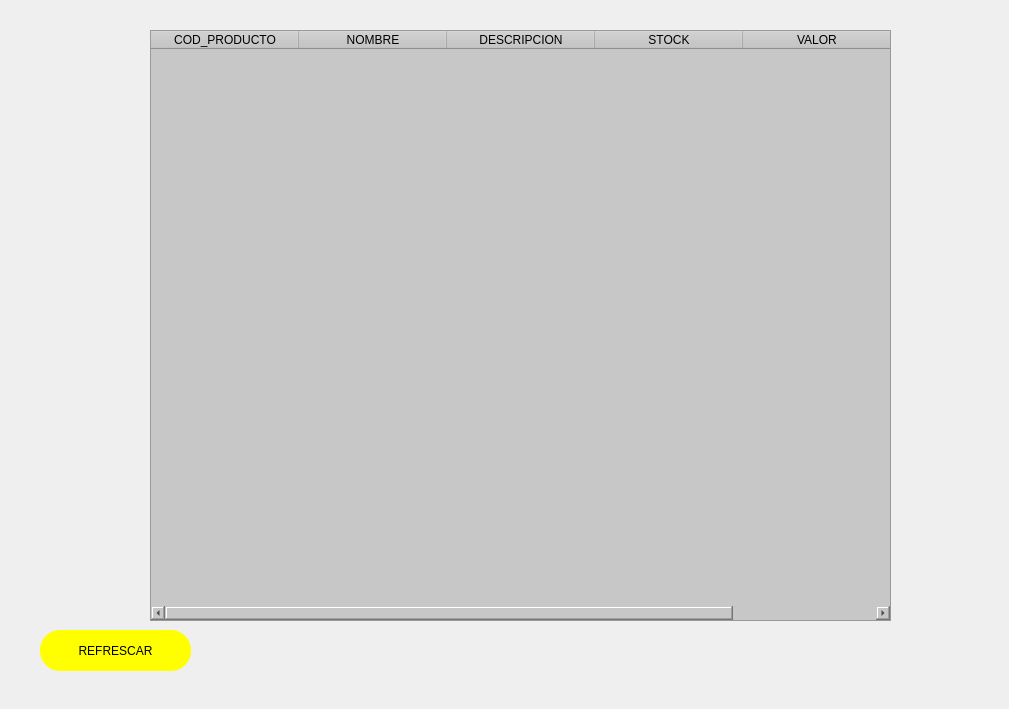
    <widget class="QWidget" name="tab_PRODUCTOS">
     <attribute name="title">
      <string>Productos</string>
     </attribute>
     <widget class="QLabel" name="label_2">
      <property name="geometry">
       <rect>
        <x>0</x>
        <y>-20</y>
        <width>1000</width>
        <height>700</height>
       </rect>
      </property>
      <property name="styleSheet">
       <string notr="true">background-image: url(C:/Users/User/Downloads/home.jpg);
background-repeat: no-repeat;
background-position: center center;
background-size: cover;</string>
      </property>
      <property name="text">
       <string/>
      </property>
      <property name="pixmap">
       <pixmap>../../Downloads/Downloads/principal.png</pixmap>
      </property>
      <property name="scaledContents">
       <bool>true</bool>
      </property>
     </widget>
     <widget class="QTableWidget" name="table_PRODUCTO">
      <property name="geometry">
       <rect>
        <x>150</x>
        <y>30</y>
        <width>741</width>
        <height>591</height>
       </rect>
      </property>
      <property name="font">
       <font>
        <weight>50</weight>
        <bold>false</bold>
       </font>
      </property>
      <property name="styleSheet">
       <string notr="true">background-color: rgb(199, 199, 199);</string>
      </property>
      <property name="dragEnabled">
       <bool>false</bool>
      </property>
      <property name="sortingEnabled">
       <bool>false</bool>
      </property>
      <attribute name="horizontalHeaderCascadingSectionResizes">
       <bool>false</bool>
      </attribute>
      <attribute name="horizontalHeaderDefaultSectionSize">
       <number>148</number>
      </attribute>
      <column>
       <property name="text">
        <string>COD_PRODUCTO</string>
       </property>
      </column>
      <column>
       <property name="text">
        <string>NOMBRE</string>
       </property>
      </column>
      <column>
       <property name="text">
        <string>DESCRIPCION</string>
       </property>
      </column>
      <column>
       <property name="text">
        <string>STOCK</string>
       </property>
      </column>
      <column>
       <property name="text">
        <string>VALOR</string>
       </property>
      </column>
     </widget>
     <widget class="QPushButton" name="ButtoN_REFRESCAR">
      <property name="geometry">
       <rect>
        <x>40</x>
        <y>630</y>
        <width>151</width>
        <height>41</height>
       </rect>
      </property>
      <property name="styleSheet">
       <string notr="true">border-radius:20px;
background-color: rgb(255, 255, 0);
font: 14pt &quot;MS Shell Dlg 2&quot;;
</string>
      </property>
      <property name="text">
       <string>REFRESCAR</string>
      </property>
     </widget>
    </widget>
